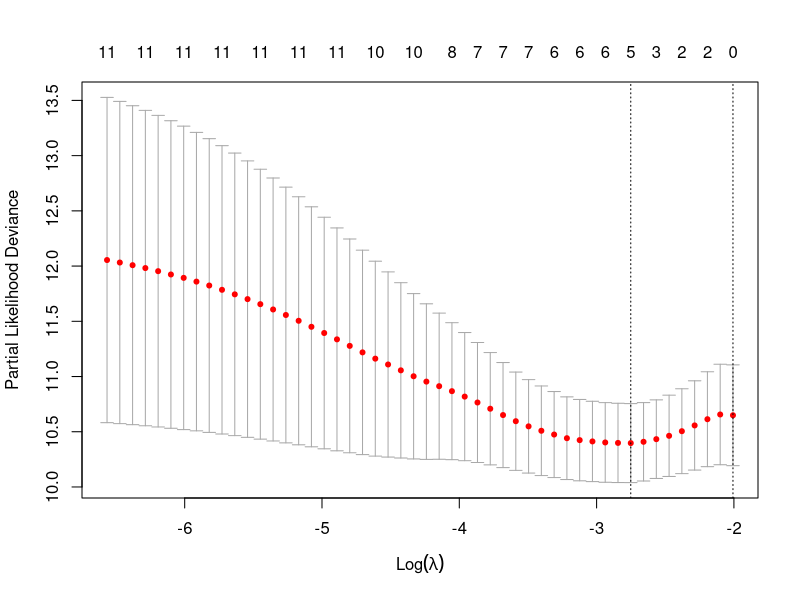
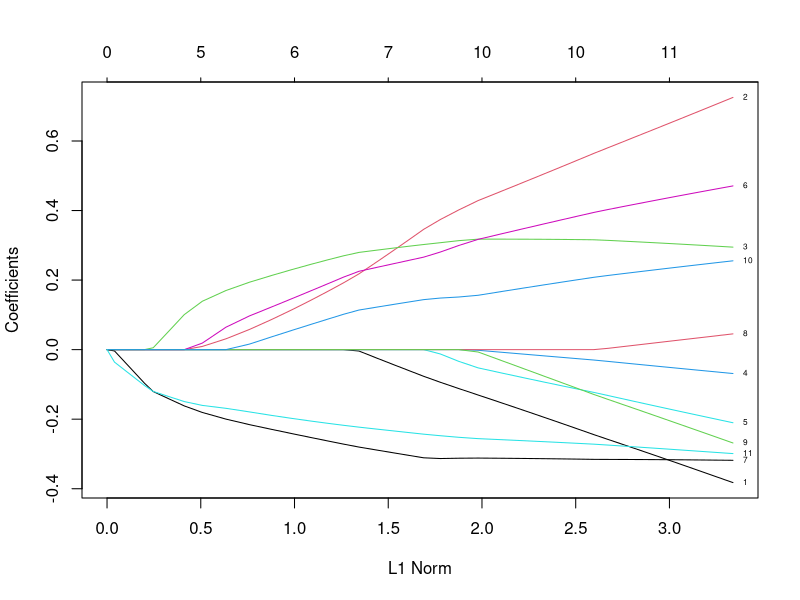

Source code (R) for these figures, in order: (Note: this script raises an error after producing the figures.)
## ---- chunk 1
knitr::opts_chunk$set(echo = TRUE)
## ---- chunk 2
myexpr <- read.csv("easy_input_exp.csv", header = T,row.names = 1)
myexpr[1:3,1:4]
mysurv <- read.csv("easy_input_suv.csv", header = T,row.names = 1)
head(mysurv)

#检查样品信息跟表达量矩阵的样品是否一致
if (all(colnames(myexpr) %in% rownames(mysurv))){
  warning("两个文件的patient ID是一致的")
} else{
  warning("两个文件的patient ID不一致")
}
## ---- chunk 3
#install.packages("glmnet")
#install.packages("survival")
library("glmnet")
library("survival")
## ---- chunk 4
cvfit = cv.glmnet(t(myexpr), Surv(mysurv$months,mysurv$status), 
                  #10倍交叉验证，非必须限定条件，这篇文献有，其他文献大多没提
                  #nfold=10,
                  family = "cox"
                  ) 
plot(cvfit)

#两个lambda值均可采用，具体lambda选值要根据自己实验设计而定。
#此处使用`lambda min`
cvfit$lambda.min #最佳lambda值
cvfit$lambda.1se #一倍SE内的更简洁的模型

fit <- glmnet(t(myexpr), Surv(mysurv$months,mysurv$status), 
               family = "cox") 

#用包自带的函数画图
plot(fit, label = TRUE)
## ---- chunk 5
#自定义颜色
mycol <- rep(c("#223D6C","#D20A13","#FFD121","#088247","#11AA4D","#58CDD9","#7A142C","#5D90BA","#431A3D","#91612D","#6E568C","#E0367A","#D8D155","#64495D","#7CC767"),2)

#设置x轴最大值
xmax <- 3.6

plotCoef_plus <- function (beta, norm, lambda, df, dev, label = FALSE, legend = FALSE, xvar = c("norm", 
    "lambda", "dev"), xlab = iname, ylab = "Coefficients", ...) 
{
    which = nonzeroCoef(beta)
    nwhich = length(which)
    switch(nwhich + 1, `0` = {
        warning("No plot produced since all coefficients zero")
        return()
    }, `1` = warning("1 or less nonzero coefficients; glmnet plot is not meaningful"))
    beta = as.matrix(beta[which, , drop = FALSE])
    xvar = match.arg(xvar)
    switch(xvar, norm = {
        index = if (missing(norm)) apply(abs(beta), 2, sum) else norm
        iname = "L1 Norm"
        approx.f = 1
    }, lambda = {
        index = log(lambda)
        iname = "Log Lambda"
        approx.f = 0
    }, dev = {
        index = dev
        iname = "Fraction Deviance Explained"
        approx.f = 1
    })
    dotlist = list(...)
    type = dotlist$type
    
    if (legend){
      #在右侧留出画图例的地方
      par(xpd = T, mar = par()$mar + c(0,0,0,6))
    }
    
    #修改bty，换个更好看的边框，还可以改成，o / n / 7 / l / c / u / ]
    if (is.null(type)) 
        matplot(index, t(beta), lty = 1, lwd = 2,
                xlab = xlab, ylab = ylab, 
                xlim = c(0, xmax), #设置x轴最大值
                col = mycol,#线的颜色
                type = "l", cex.lab=1.2, cex.axis=1,
                bty="n", ...)#不画右边框
    else matplot(index, t(beta), lty = 1, lwd = 2,
                 xlab = xlab, ylab = ylab, 
                 xlim = c(0, xmax), 
                 col = mycol,
                 type = "l", cex.lab=1.2, cex.axis=1,
                 bty="n", ...)
    atdf = pretty(index)
    prettydf = approx(x = index, y = df, xout = atdf, rule = 2, 
        method = "constant", f = approx.f)$y
    axis(3, at = atdf, labels = prettydf, tcl = NA)
    
    if (label) {
        nnz = length(which)
        xpos = max(index)
        pos = 4
        if (xvar == "lambda") {
            xpos = min(index)
            pos = 2
        }
        xpos = rep(xpos, nnz)
        ypos = beta[, ncol(beta)]
        
        #原函数打印序号，修改为打印基因名
        text(xpos, ypos, paste(rownames(myexpr)[which]),
             cex = 0.8, #基因名字体大小
             #基因名的颜色跟线一样
             col = mycol,
             #如果你不想要彩色的字，就用下面这行
             #col = "black",
             pos = pos)
    }
    if (legend) {
      #画图例
      legend("topright",
           inset=c(-0.12,0),#图例画到图外面
           legend = rownames(myexpr), #图例文字
           col = mycol, #图例线的颜色，与文字对应
           lwd = 3, #图例中线的粗细
           cex = 1, #图例字体大小
           bty = "n") #不显示图例边框
    }
    par(xpd=FALSE)
}

plot.glmnet_plus <- function (x, xvar = c("norm", "lambda", "dev"), label = FALSE, legend = FALSE,
    ...) 
{
    xvar = match.arg(xvar)
    plotCoef_plus(x$beta, lambda = x$lambda, df = x$df, dev = x$dev.ratio, 
        label = label, legend = legend, xvar = xvar, ...)
}
## ---- chunk 6
pdf("lasso_name.pdf",width = 10,height = 8)
plot.glmnet_plus(fit, label = TRUE, #打印基因名
                 legend = FALSE) #不显示图例

#在图上画虚线
#你想用哪个cutoff，就在“v = ”写上相应的数字
#此处以lambda.min作为cutoff
abline(v = cvfit$lambda.min, lty = 3, #线的类型，可以改成0, 1, 2, 3, 4, 5, 6
       lwd = 2, #线的粗细
       col = "black") #线的颜色
dev.off()
## ---- chunk 7
pdf("lasso_legend.pdf",width = 10,height = 8)
plot.glmnet_plus(fit, label = FALSE, #不打印基因名
                 legend = TRUE) #显示图例
abline(v = cvfit$lambda.min, lty=3, 
       lwd = 2, 
       col = "black")
dev.off()
## ---- chunk 8
#在参数“s =”后面写cutoff
#此处选用lambda.min
coef.min = coef(cvfit, s = "lambda.min") 
coef.min

#提取选中的基因名
active.min = which(coef.min != 0)
geneids <- rownames(myexpr)[active.min]
geneids

#提取选中的基因对应的coefficient
index.min = coef.min[active.min]
index.min

#输出到文件
combine <- cbind(geneids, index.min)
write.csv(combine,"gene_index.csv")
## ---- chunk 9
signature <- as.matrix(t(myexpr[geneids,])) %*% as.matrix(index.min) 
summary(signature)
colnames(signature)[1] <- "lasso"
row.names = row.names(myexpr)
write.table(signature,"lasso_output.txt",row.names = T, quote = F)
## ---- chunk 10
sessionInfo()
